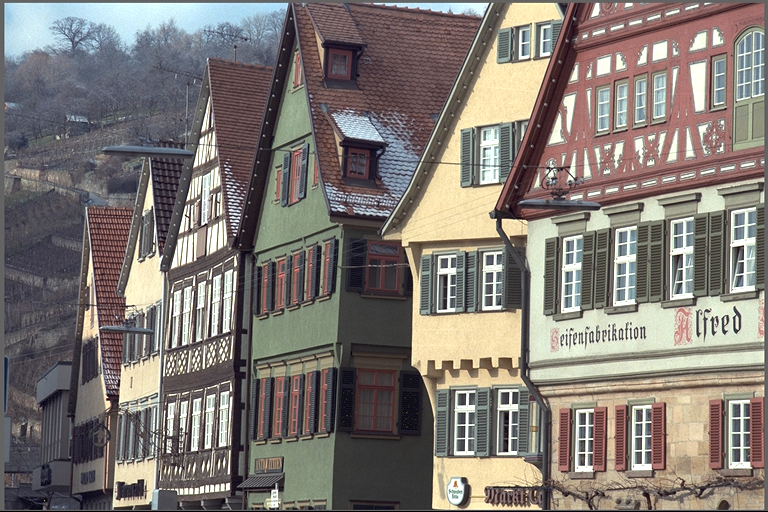
#> input picture kodim08.png, 768 x 512 px
$ python performance_analysis.py
#> lines starting #> are read from the running program, lines starting #| are printed output that depends on the picture
import cv2
import time
import matplotlib.pyplot as plt
import numpy as np
import os
from matplotlib.font_manager import FontProperties

def analyze_performance():
    image_names = ['kodim08.png', 'kodim19.png', 'kodim20.png', 'kodim21.png', 'kodim22.png', 'kodim24.png']
    student_info = "学号: 230162402007 姓名: 巩怡"

    # 加载中文字体
    my_font = FontProperties(fname='/usr/share/fonts/truetype/wqy/wqy-zenhei.ttc')

    # 扩展字典，增加 ORB
    metrics = {
        'SIFT': {'time': [], 'count': []},
        'Harris': {'time': [], 'count': []},
        'KLT': {'time': [], 'count': []},
        'ORB': {'time': [], 'count': []}
    }

    # 初始化检测器
    sift = cv2.SIFT_create()
    orb = cv2.ORB_create(nfeatures=1000) # 设定最大特征点数为 1000 以便公平对比

    for img_name in image_names:
        if not os.path.exists(img_name):
            print(f"⚠️ 跳过缺失的图片: {img_name}")
            continue

        img = cv2.imread(img_name)
#> img is the input picture: shape (512, 768, 3); mean B, G, R 116, 121.1, 128
        gray = cv2.cvtColor(img, cv2.COLOR_BGR2GRAY)
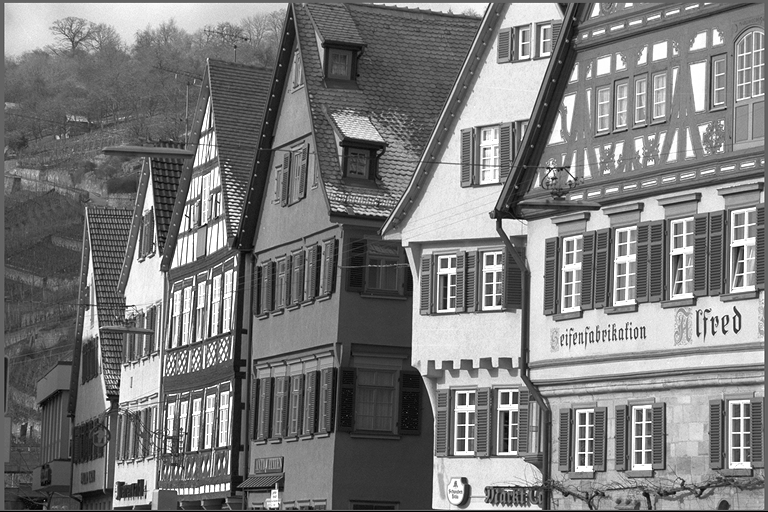
#> gray: shape (512, 768); min 0, max 255, mean 122.6
        gray_float32 = np.float32(gray)

        # 测试 1: SIFT
        t1 = time.time()
        kp_sift, _ = sift.detectAndCompute(gray, None)
#> kp_sift = 3606 keypoints; strongest (x, y, size): (464, 480, 4.4), (168, 451, 2.6), (184, 363, 1.8), (724, 332, 3)
        metrics['SIFT']['time'].append((time.time() - t1) * 1000)
        metrics['SIFT']['count'].append(len(kp_sift))

        # 测试 2: Harris
        t2 = time.time()
        dst = cv2.cornerHarris(gray_float32, 2, 3, 0.04)
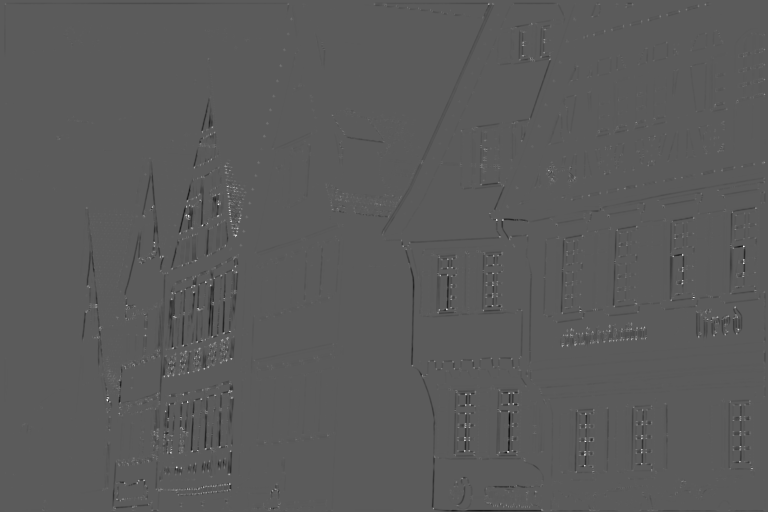
#> dst: shape (512, 768) float32; min -92577616, max 165541056, mean -455511.8; drawn with min black and max white
        h_count = np.sum(dst > 0.01 * dst.max())
#> h_count = 14089
        metrics['Harris']['time'].append((time.time() - t2) * 1000)
        metrics['Harris']['count'].append(h_count)

        # 测试 3: KLT (Shi-Tomasi)
        t3 = time.time()
        corners = cv2.goodFeaturesToTrack(gray, maxCorners=1000, qualityLevel=0.01, minDistance=10)
#> corners = 1000 rows, first 8: [107, 397], [681, 283], [507, 451], [584, 454], [743, 246], [496, 219], [682, 254], [205, 448]
        k_count = len(corners) if corners is not None else 0
#> k_count = 1000
        metrics['KLT']['time'].append((time.time() - t3) * 1000)
        metrics['KLT']['count'].append(k_count)

        # 测试 4: ORB (新增)
        t4 = time.time()
        kp_orb, _ = orb.detectAndCompute(gray, None)
#> kp_orb = 1000 keypoints; strongest (x, y, size): (185, 215, 31), (507, 451, 31), (584, 455, 31), (445, 308, 31)
        metrics['ORB']['time'].append((time.time() - t4) * 1000)
        metrics['ORB']['count'].append(len(kp_orb))
#> pass 2 of the loop in analyze_performance, `for img_name in image_names:`:
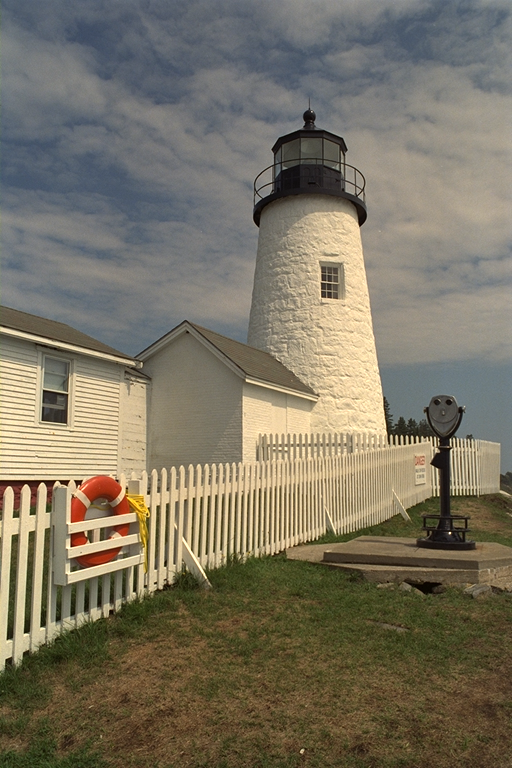
#> input picture kodim19.png, 512 x 768 px
#> in analyze_performance, img is the input picture: shape (768, 512, 3); mean B, G, R 98.2, 115.5, 122.5
#> in analyze_performance, `gray = cv2.cvtColor(img, cv2.COLOR_BGR2GRAY)`:
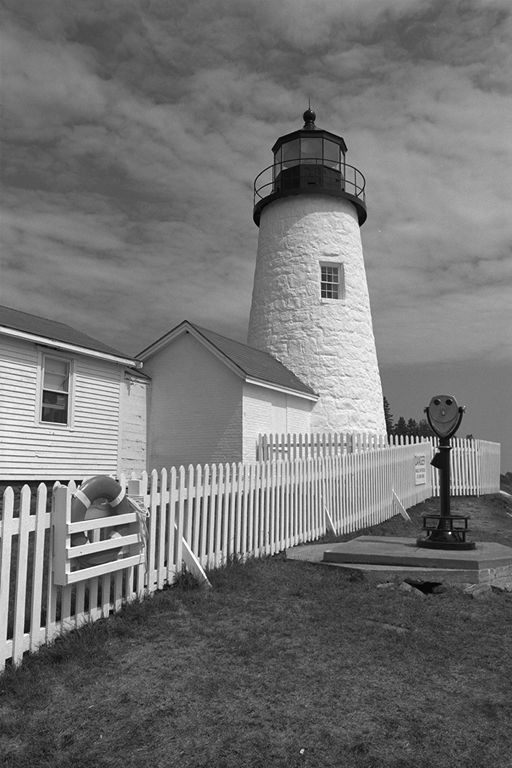
#> gray: shape (768, 512); min 0, max 255, mean 115.6
#> gray_float32: shape (768, 512) float32
#> kp_sift = 1531 keypoints; strongest (x, y, size): (78, 482, 4.2), (415, 442, 1.8), (62, 482, 3.3), (417, 437, 1.9)
#> dst: shape (768, 512) float32
#> h_count = 1616
#> corners = 860 rows, first 8: [450, 532], [71, 546], [24, 632], [69, 480], [30, 514], [7, 639], [43, 390], [13, 517]
#> k_count = 860
#> kp_orb = 1000 keypoints; strongest (x, y, size): (42, 483, 31), (57, 483, 31), (41, 484, 37.2), (56, 484, 37.2)
#> pass 3 of the loop in analyze_performance, `for img_name in image_names:`:
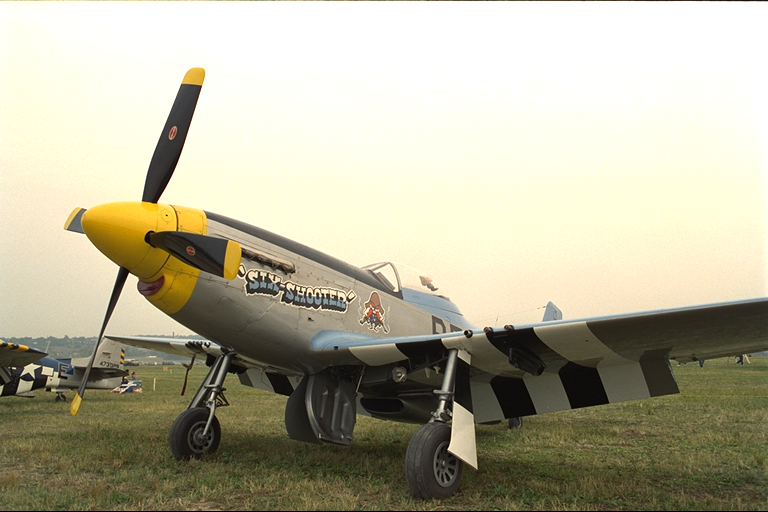
#> input picture kodim20.png, 768 x 512 px
#> in analyze_performance, img is the input picture: shape (512, 768, 3); mean B, G, R 154.7, 176.3, 180.5
#> in analyze_performance, `gray = cv2.cvtColor(img, cv2.COLOR_BGR2GRAY)`:
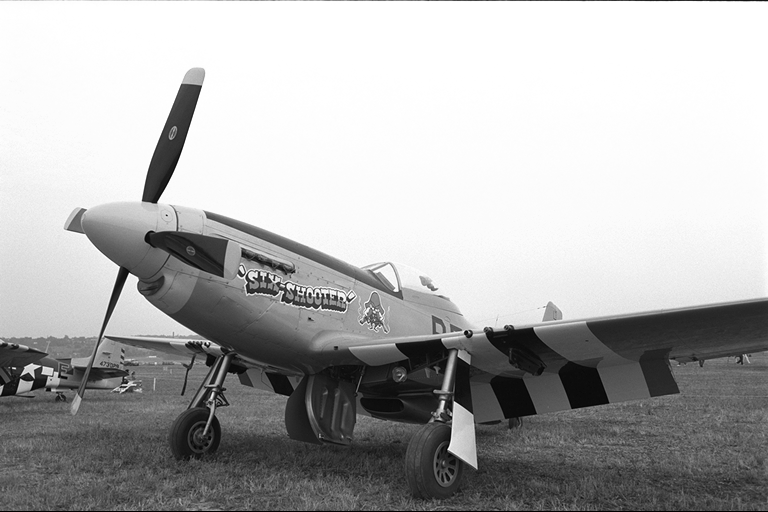
#> gray: shape (512, 768); min 0, max 255, mean 175.1
#> gray_float32: shape (512, 768) float32
#> kp_sift = 891 keypoints; strongest (x, y, size): (320, 295, 1.8), (14, 368, 1.8), (310, 294, 1.8), (317, 294, 1.9)
#> in analyze_performance, `dst = cv2.cornerHarris(gray_float32, 2, 3, 0.04)`:
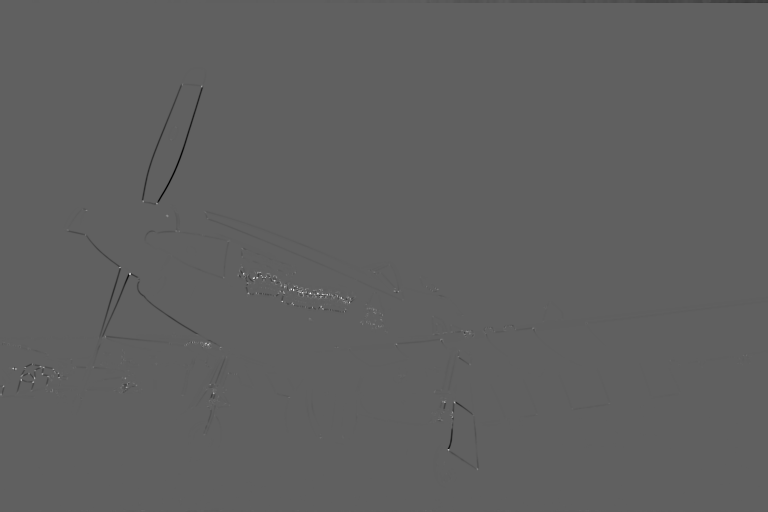
#> dst: shape (512, 768) float32; min -84528896, max 139886288, mean -132947.4; drawn with min black and max white
#> h_count = 2284
#> corners = 629 rows, first 8: [129, 273], [309, 293], [282, 300], [293, 289], [256, 277], [340, 297], [443, 401], [326, 294]
#> k_count = 629
#> kp_orb = 1000 keypoints; strongest (x, y, size): (301, 291, 31), (299, 291, 31), (207, 343, 31), (299, 293, 31)
#> the loop made 6 passes; the first 3 are shown

    algorithms = ['SIFT', 'Harris', 'KLT', 'ORB']
#> algorithms = ['SIFT', 'Harris', 'KLT', 'ORB']
    avg_times = [np.mean(metrics[a]['time']) for a in algorithms]
#> avg_times = [273.2, 8.78, 6.59, 17.33]
    avg_counts = [np.mean(metrics[a]['count']) for a in algorithms]
#> avg_counts = [2272.2, 7166.5, 910, 1000]

    # 打印总结
    print("\n【Benchmark 性能总结】")
    for i, algo in enumerate(algorithms):
        print(f"{algo:>8}: {avg_times[i]:>6.2f} ms | {avg_counts[i]:>5.0f} pts")
#> this loop made 4 passes
#|     SIFT: 273.17 ms |  2272 pts
#|   Harris:   8.78 ms |  7166 pts
#|      KLT:   6.59 ms |   910 pts
#|      ORB:  17.33 ms |  1000 pts

    # 绘图
    fig, (ax1, ax2) = plt.subplots(1, 2, figsize=(14, 6))
    colors = ['#4C72B0', '#55A868', '#C44E52', '#8172B3']

    # 时间对比
    bars1 = ax1.bar(algorithms, avg_times, color=colors)
    ax1.set_title('Avg Time (ms) - Lower is Faster')
    for bar in bars1:
        ax1.text(bar.get_x() + bar.get_width()/2, bar.get_height(), f'{bar.get_height():.1f}', ha='center', va='bottom')
#> this loop made 4 passes

    # 数量对比
    bars2 = ax2.bar(algorithms, avg_counts, color=colors)
    ax2.set_title('Avg Keypoints Detected')
    for bar in bars2:
        ax2.text(bar.get_x() + bar.get_width()/2, bar.get_height(), f'{int(bar.get_height())}', ha='center', va='bottom')

    # 添加页脚信息
    fig.text(0.5, 0.02, student_info, ha='center', fontsize=12, fontproperties=my_font)

    plt.tight_layout(rect=[0, 0.05, 1, 1])
    plt.savefig('Full_Algorithm_Benchmark.png', bbox_inches='tight', dpi=150)
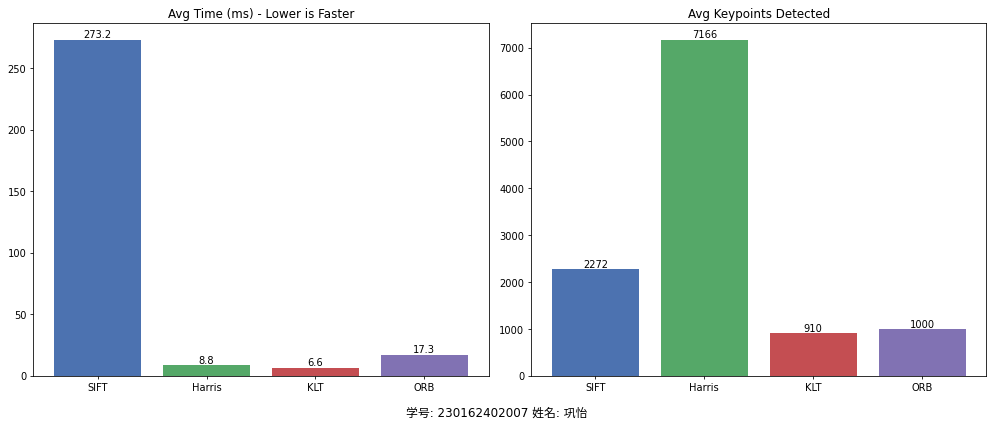
#> figure drawn by matplotlib, 2 panels; panel 1: tallest bar 273.2 high, from x = -0.4 to 0.4; panel 2: tallest bar 7166.5 high, from x = 0.6 to 1.4
    plt.show()

if __name__ == "__main__":
    analyze_performance()
